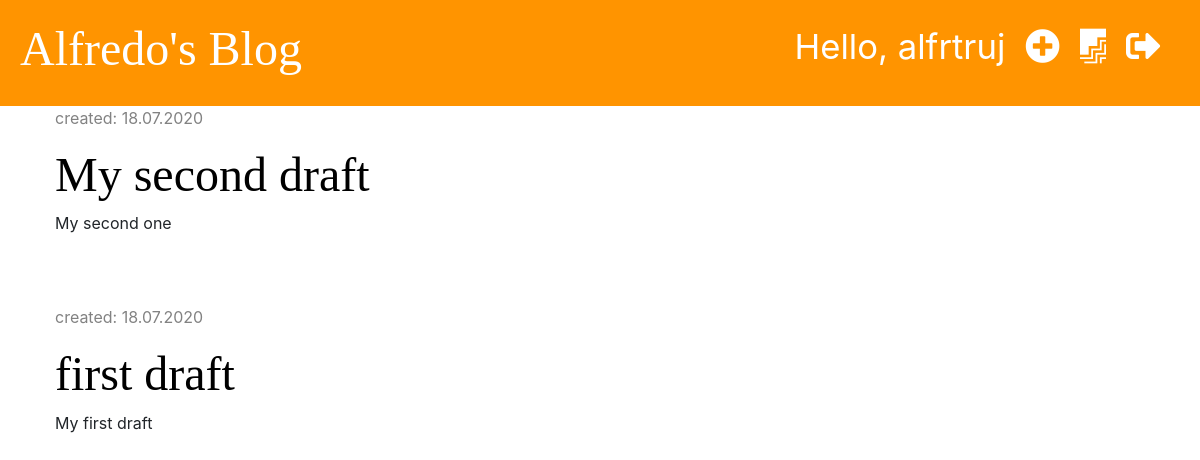
Page /drafts/ (signed in) on the earlier database version.
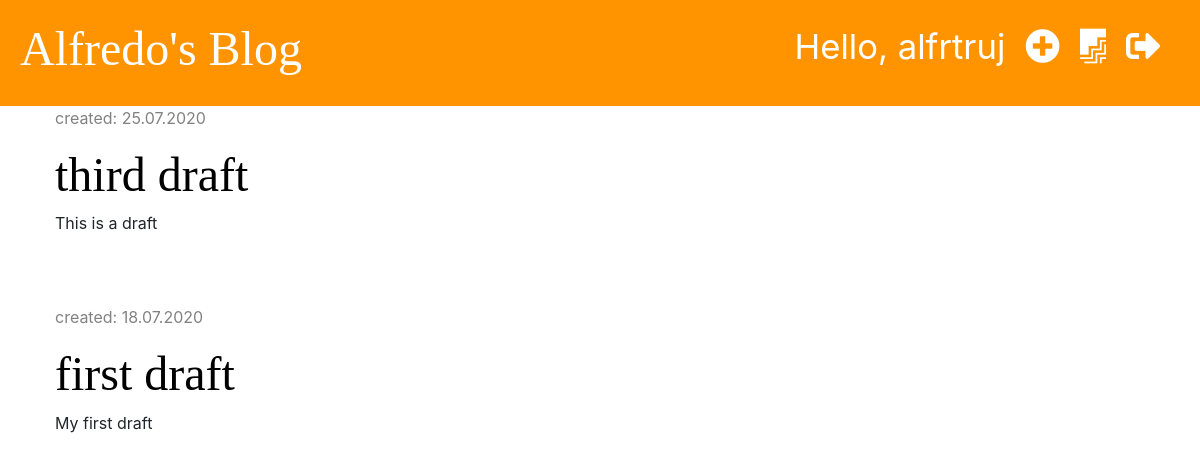
Same page on the later database version.
### blog/models.py (models this page shows, shortened)
class Post(models.Model):
    author = models.ForeignKey('auth.User', on_delete=models.CASCADE)
    title = models.CharField(max_length=200)
    text = models.TextField()
    created_date = models.DateTimeField(default= timezone.now)
    published_date = models.DateTimeField(blank=True, null=True)

### blog/views.py (the view)
# urls.py: path('drafts/', views.post_draft_list, name='post_draft_list'),
@login_required
def post_draft_list(request):
    posts = Post.objects.filter(published_date__isnull=True).order_by('-created_date')
    stuff_for_frontend = {'posts': posts}
    return render(request, 'blog/post_draft_list.html', stuff_for_frontend)

### blog/templates/blog/post_draft_list.html (shortened to what this page needs)
{% extends 'blog/base.html' %}
{% block content %}
    {% for post in posts %}
        <div class="post">
            <p class="date">created: {{ post.created_date|date:'d.m.Y' }}</p>
            <h1><a href="{% url 'post_detail' pk=post.pk %}">{{ post.title }}</a></h1>
            <p>{{ post.text|truncatechars:50|linebreaksbr }}</p>
        </div>
    {% endfor %}
{% endblock %}

Differences in the rows shown:
no longer on this page (row edited): Post: created_date "18.07.2020", title "My second draft", text "My second one"
added Post: created_date "25.07.2020", title "third draft", text "This is a draft"
